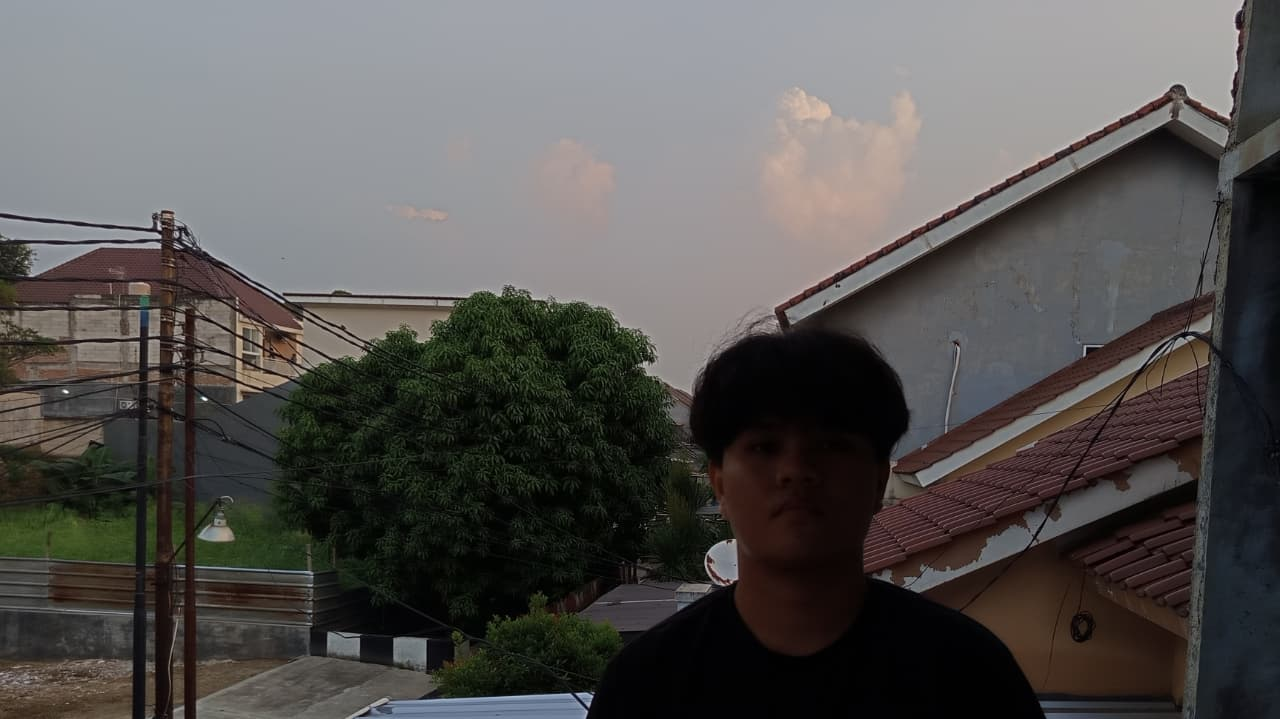
#> input picture UTS_PCD_202431026_Purnomo Jeremy Bambang_E/Foto_backlight.jpeg, 1280 x 719 px
$ jupyter execute 'Soal Ujian no. 2.ipynb'
#> lines starting #> are read from the running program, lines starting #| are printed output that depends on the picture; after the words box and inside, x2 and y2 are one past the last pixel; in counts of white or black regions, pixels touching at a corner belong together
[cell 1]
import cv2
import numpy as np
import matplotlib.pyplot as plt

[cell 2]
# 202431026_Purnomo Jeremy Bambang
# 2. BAGIAN A
# Membaca Gambar Asli

gambar_bgr = cv2.imread('Foto_backlight.jpeg')
#> gambar_bgr is the input picture: shape (719, 1280, 3); mean B, G, R 81.9, 83.6, 85.8

# Konversi BGR ke RGB untuk ditampilkan dengan matplotlib
gambar_rgb = cv2.cvtColor(gambar_bgr, cv2.COLOR_BGR2RGB)

plt.figure(figsize=(9, 5))
plt.imshow(gambar_rgb)
plt.title('Gambar Asli')
plt.axis('off')
plt.show()

# Menyimpan gambar asli
cv2.imwrite('2. A. Gambar_Asli.jpeg', gambar_bgr)
#> Out = True

[cell 3]
# 202431026_Purnomo Jeremy Bambang
# 2. BAGIAN B
# Konversi Gambar Menjadi Grayscale

gambar_gray = cv2.cvtColor(gambar_bgr, cv2.COLOR_BGR2GRAY)

plt.figure(figsize=(9, 5))
plt.imshow(gambar_gray, cmap='gray')
plt.title('Gambar Gray')
plt.axis('off')
plt.show()

# Menyimpan gambar gray
cv2.imwrite('2. B. Gambar_Gray.jpeg', gambar_gray)
#> Out = True

[cell 4]
# 202431026_Purnomo Jeremy Bambang
# 2. BAGIAN C
# Meningkatkan Kecerahan Gambar Gray

# Menambah nilai piksel agar gambar lebih terang
brightness = 55
gambar_gray_dicerahkan = cv2.add(gambar_gray, brightness)
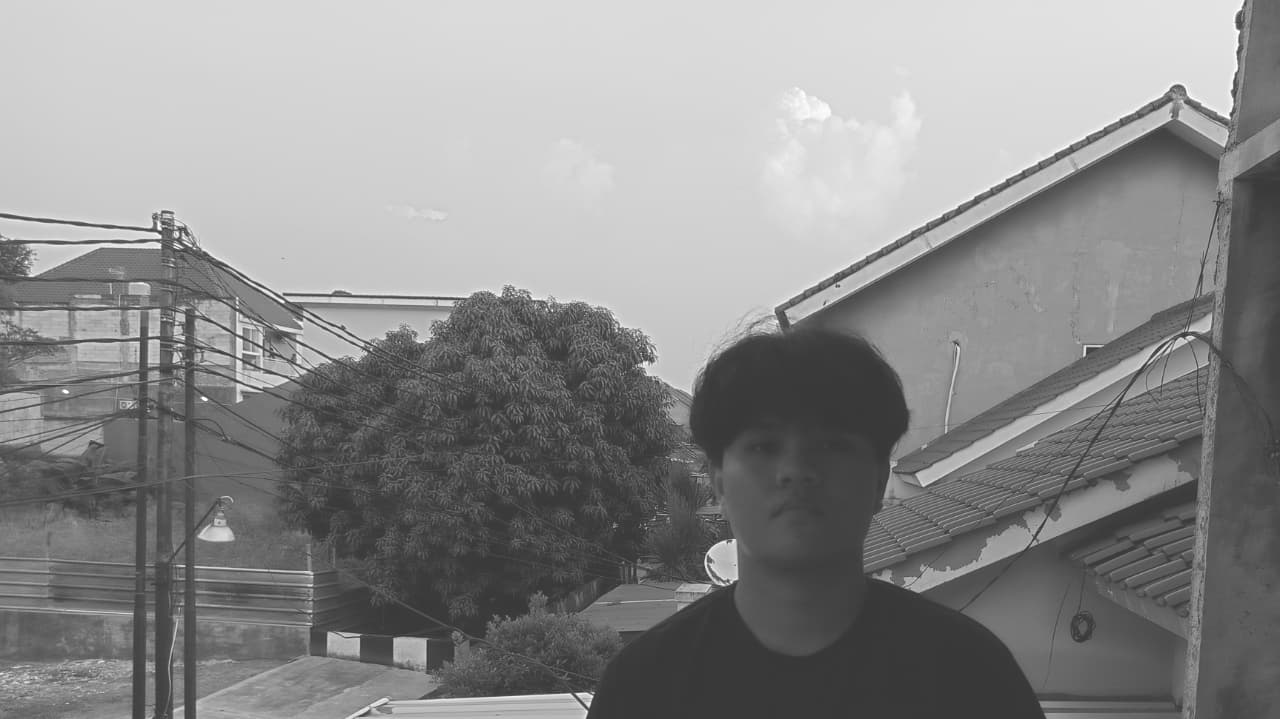
#> gambar_gray_dicerahkan: shape (719, 1280); min 55, max 255, mean 139.1

plt.figure(figsize=(9, 5))
plt.imshow(gambar_gray_dicerahkan, cmap='gray')
plt.title('Gambar Gray yang Dipercerah')
plt.axis('off')
plt.show()

# Menyimpan gambar gray yang dicerahkan
cv2.imwrite('2. C. Gambar_Gray_Dicerahkan.jpeg', gambar_gray_dicerahkan)
#> Out = True

[cell 5]
# 202431026_Purnomo Jeremy Bambang
# 2. BAGIAN D
# Meningkatkan Kontras Gambar Gray

# Membuat copy gambar gray
gambar_gray_kontras = gambar_gray.copy().astype(np.float32)

# Nilai kontras
alpha = 1.6

# Rumus kontras manual:
# nilai baru = nilai lama * alpha
gambar_gray_kontras = gambar_gray_kontras * alpha

# Membatasi nilai agar tetap 0 sampai 255
gambar_gray_kontras = np.clip(gambar_gray_kontras, 0, 255)
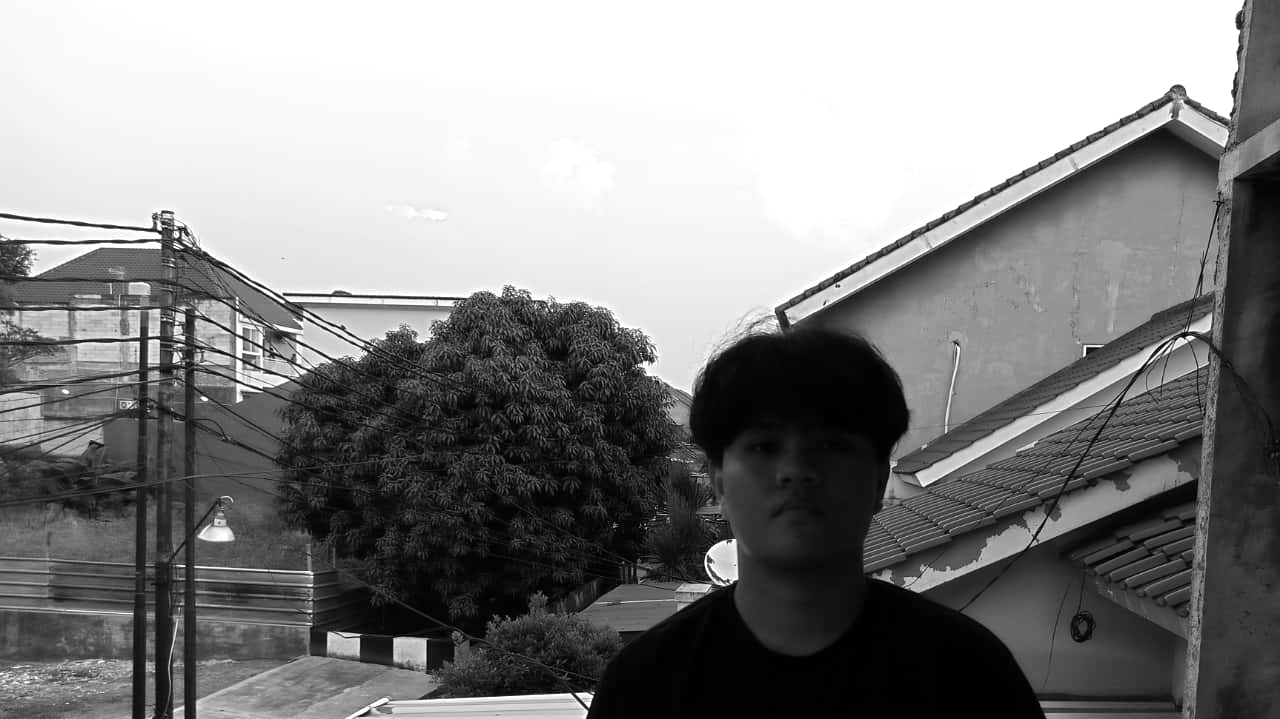
#> gambar_gray_kontras: shape (719, 1280) float32; min 0, max 255, mean 133.2

# Mengubah kembali ke uint8
gambar_gray_kontras = gambar_gray_kontras.astype(np.uint8)

# Menampilkan hasil
plt.figure(figsize=(9, 5))
plt.imshow(gambar_gray_kontras, cmap='gray')
plt.title('Gambar Gray yang Diperkontras')
plt.axis('off')
plt.show()

# Menyimpan gambar gray yang diperkontras
cv2.imwrite('2. D. Gambar_Gray_Diperkontras.jpeg', gambar_gray_kontras)
#> Out = True

[cell 6]
# 202431026_Purnomo Jeremy Bambang
# 2. BAGIAN E
# Meningkatkan Kecerahan dan Kontras Gambar Gray

gambar_gray_cerah_kontras = gambar_gray.copy().astype(np.float32)

# Area gelap, sedang, dan terang
area_gelap = gambar_gray < 100
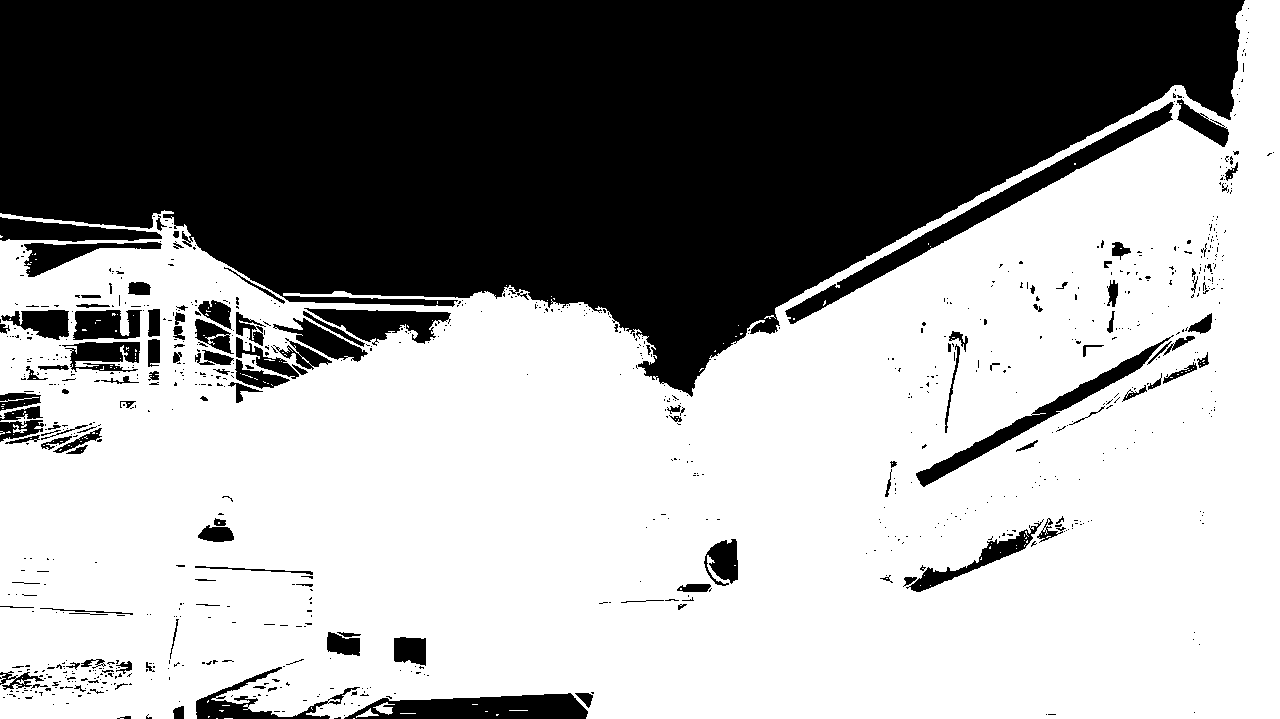
#> area_gelap: shape (719, 1280) bool; 60.8% white; 882 black regions (748 under 20 px), largest, box (x1, y1, x2, y2) and area: (0, 0, 1245, 397) 309244, (785, 102, 1174, 324) 6922, (344, 693, 588, 719) 4501
area_sedang = (gambar_gray >= 100) & (gambar_gray < 170)
#> area_sedang: shape (719, 1280) bool; 37.4% white; 952 white regions (809 under 20 px), largest, box (x1, y1, x2, y2) and area: (0, 0, 1234, 397) 293191, (785, 102, 1174, 324) 6890, (344, 693, 588, 719) 4372
area_terang = gambar_gray >= 170
#> area_terang: shape (719, 1280) bool; 1.8% white; 347 white regions (329 under 20 px), largest, box (x1, y1, x2, y2) and area: (896, 0, 1244, 240) 9903, (780, 87, 921, 182) 3685, (768, 138, 805, 181) 825

# Area gelap dibuat lebih terang dan lebih kontras
gambar_gray_cerah_kontras[area_gelap] = gambar_gray_cerah_kontras[area_gelap] * 1.7 + 75

# Area sedang dinaikkan secukupnya
gambar_gray_cerah_kontras[area_sedang] = gambar_gray_cerah_kontras[area_sedang] * 1.2 + 30
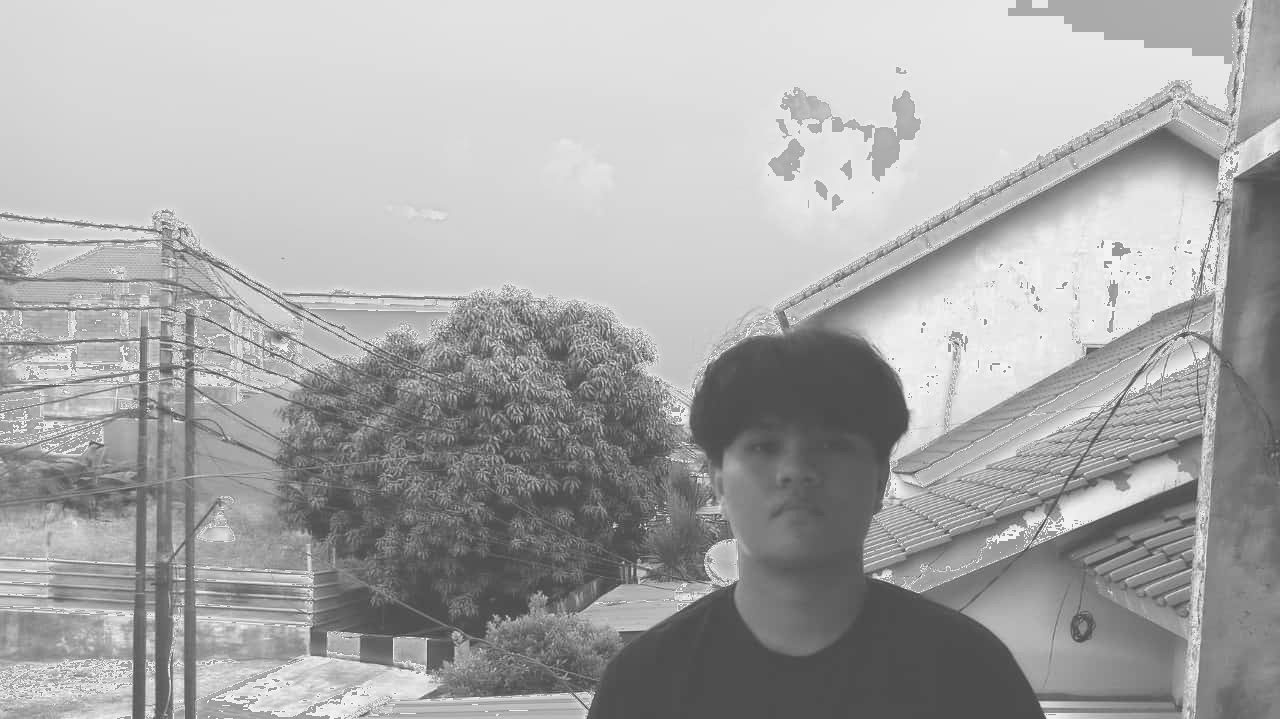
#> gambar_gray_cerah_kontras: shape (719, 1280) float32; min 75, max 255, mean 169.1

# Area terang dikurangi sedikit agar tidak terlalu terbakar
gambar_gray_cerah_kontras[area_terang] = gambar_gray_cerah_kontras[area_terang] * 0.85
#> gambar_gray_cerah_kontras: shape (719, 1280) float32; 1.78% of pixels changed, all inside (x1, y1, x2, y2) = (0, 0, 1244, 717)

# Membatasi nilai piksel agar tetap 0 sampai 255
gambar_gray_cerah_kontras = np.clip(gambar_gray_cerah_kontras, 0, 255)

# Mengubah kembali ke uint8
gambar_gray_cerah_kontras = gambar_gray_cerah_kontras.astype(np.uint8)

# Menampilkan hasil
plt.figure(figsize=(9, 5))
plt.imshow(gambar_gray_cerah_kontras, cmap='gray')
plt.title('Gambar Gray yang Dipercerah dan Diperkontras')
plt.axis('off')
plt.show()

# Menyimpan gambar gray yang dicerahkan dan diperkontras
cv2.imwrite('2. E. Gambar_Gray_Dicerahkan_Diperkontras.jpeg', gambar_gray_cerah_kontras)
#> Out = True
